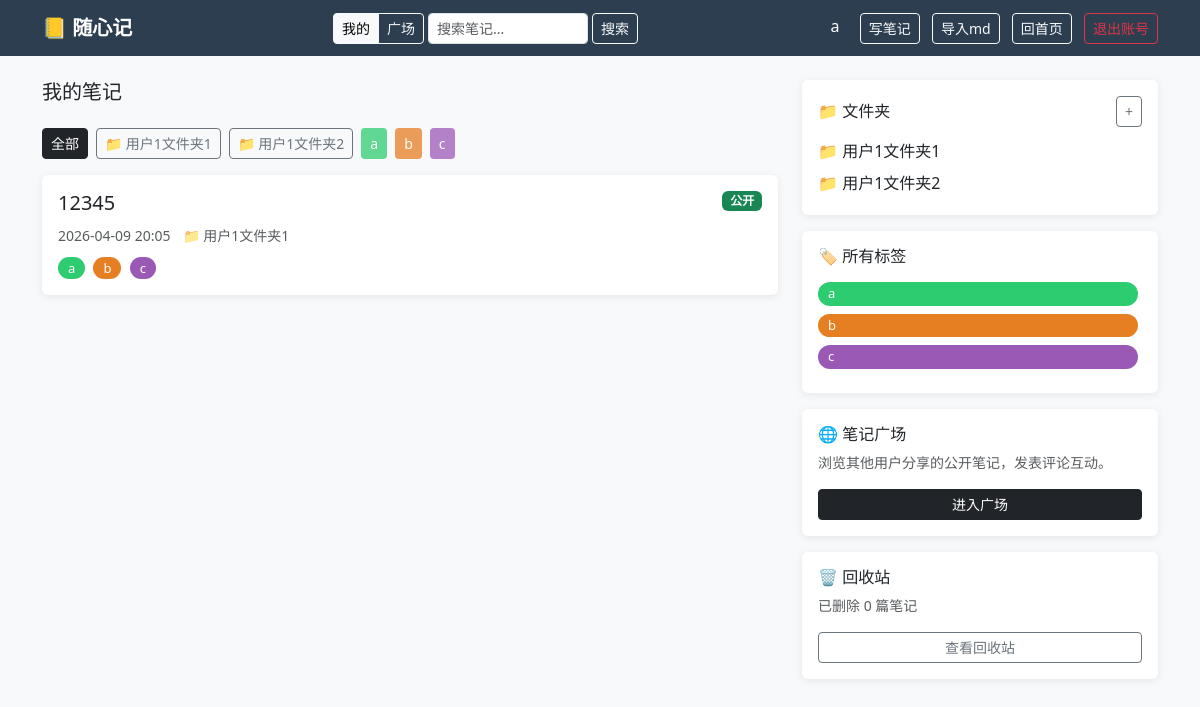
/ (signed in), run on an earlier commit of the app's database.
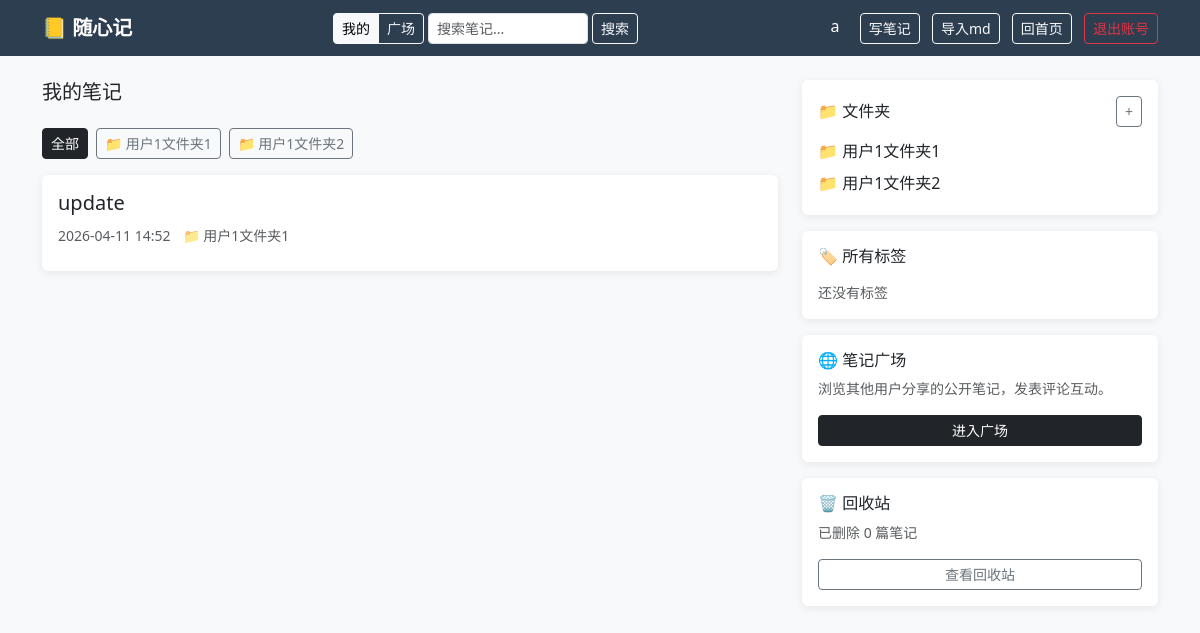
And on a later commit of the database.
### app.py (models this page shows)
class User(UserMixin, db.Model):
    id       = db.Column(db.Integer, primary_key=True)
    username = db.Column(db.String(80), unique=True, nullable=False)
    password = db.Column(db.String(200), nullable=False)
    notes    = db.relationship('Note', backref='author', lazy=True)
    comments = db.relationship('Comment', backref='author', lazy=True)

class Folder(db.Model):
    id      = db.Column(db.Integer, primary_key=True)
    name    = db.Column(db.String(100), nullable=False)
    user_id = db.Column(db.Integer, db.ForeignKey('user.id'), nullable=False)
    notes   = db.relationship('Note', backref='folder', lazy=True)

class Tag(db.Model):
    id   = db.Column(db.Integer, primary_key=True)
    name = db.Column(db.String(50), unique=True, nullable=False)

class Note(db.Model):
    id         = db.Column(db.Integer, primary_key=True)
    title      = db.Column(db.String(200), nullable=False)
    content    = db.Column(db.Text, nullable=False)
    created_at = db.Column(db.DateTime, default=datetime.utcnow)
    updated_at = db.Column(db.DateTime, default=datetime.utcnow)  # 手动在 edit 时刷新
    user_id    = db.Column(db.Integer, db.ForeignKey('user.id'), nullable=False)
    folder_id  = db.Column(db.Integer, db.ForeignKey('folder.id'), nullable=True)
    is_public  = db.Column(db.Boolean, default=False)
    is_deleted = db.Column(db.Boolean, default=False)
    deleted_at = db.Column(db.DateTime, nullable=True)
    tags       = db.relationship('Tag', secondary=note_tags, backref='notes')
    comments   = db.relationship('Comment', backref='note', lazy=True, order_by='Comment.created_at.desc()', cascade='all, delete-orphan')
    versions   = db.relationship('NoteVersion', backref='note', lazy=True, order_by='NoteVersion.created_at.desc()', cascade='all, delete-orphan')

### app.py (the view)
@app.route('/')
@login_required
def index():
    folder_id = request.args.get('folder_id')
    tag_id    = request.args.get('tag_id')
    q = Note.query.filter_by(user_id=current_user.id, is_deleted=False)
    if folder_id:
        q = q.filter_by(folder_id=folder_id)
    if tag_id:
        tag = db.session.get(Tag, int(tag_id))
        if tag:
            q = q.filter(Note.tags.contains(tag))
    notes   = q.order_by(Note.created_at.desc()).all()
    folders = Folder.query.filter_by(user_id=current_user.id).all()
    tags    = (Tag.query
               .join(note_tags)
               .join(Note)
               .filter(Note.user_id == current_user.id, Note.is_deleted == False)
               .distinct().all())
    trash_count = Note.query.filter_by(user_id=current_user.id, is_deleted=True).count()
    return render_template(
        'index.html', notes=notes, folders=folders, tags=tags,
        current_folder_id=int(folder_id) if folder_id else None,
        current_tag_id=int(tag_id) if tag_id else None,
        trash_count=trash_count,
    )

### app.py (called while the page is built)
@app.template_filter('local_time')
def local_time(dt):
    if dt is None:
        return ''
    beijing = timezone(timedelta(hours=8))
    return dt.replace(tzinfo=timezone.utc).astimezone(beijing).strftime('%Y-%m-%d %H:%M')

@login_manager.user_loader
def load_user(user_id):
    return db.session.get(User, int(user_id))

### templates/index.html (shortened to what this page needs)
{% extends 'base.html' %}
{% block content %}
<div class="row">
    <div class="col-md-8">
        <h5 class="mb-4">我的笔记</h5>
        <div class="d-flex gap-2 mb-3 flex-wrap">
            <a href="/?{% if current_tag_id %}tag_id={{ current_tag_id }}{% endif %}" class="btn btn-sm {% if not current_folder_id and not current_tag_id %}btn-dark{% else %}btn-outline-secondary{% endif %}">
                全部
            </a>
            {% for folder in folders %}
            <a href="/?folder_id={{ folder.id }}{% if current_tag_id %}&tag_id={{ current_tag_id }}{% endif %}" class="btn btn-sm {% if current_folder_id == folder.id %}btn-dark{% else %}btn-outline-secondary{% endif %}">
                📁 {{ folder.name }}
            </a>
            {% endfor %}
            {% for tag in tags %}
            <a href="/?{% if current_folder_id %}folder_id={{ current_folder_id }}&{% endif %}tag_id={{ tag.id }}" class="btn btn-sm tag-color-{{ tag.id % 8 }} {% if current_tag_id == tag.id %}opacity-100{% else %}opacity-75{% endif %}" style="color:white">
                {{ tag.name }}
            </a>
            {% endfor %}
        </div>
        {% for note in notes %}
        <div class="card mb-3 p-3">
            <div class="d-flex justify-content-between align-items-start">
                <div>
                    <h5><a href="/notes/{{ note.id }}" class="text-decoration-none text-dark">{{ note.title }}</a></h5>
                    <small class="text-muted">{{ note.created_at | local_time }}</small>
                    {% if note.folder %}
                    <small class="text-muted ms-2">📁 {{ note.folder.name }}</small>
                    {% endif %}
                    <div class="mt-2">
                        {% for tag in note.tags %}
                        <a href="/tags/{{ tag.id }}" class="tag-badge tag-color-{{ tag.id % 8 }}">{{ tag.name }}</a>
                        {% endfor %}
                    </div>
                </div>
                {% if note.is_public %}
                <span class="badge bg-success">公开</span>
                {% endif %}
            </div>
        </div>
        {% else %}
        <div class="card p-4 text-center text-muted">
            <p>还没有笔记，快去写第一篇吧！</p>
            <a href="/notes/new" class="btn btn-dark">写笔记</a>
        </div>
        {% endfor %}
    </div>
    <div class="col-md-4">
        <div class="card p-3 mb-3">
            <div class="d-flex justify-content-between align-items-center mb-2">
                <h6 class="mb-0">📁 文件夹</h6>
                <button class="btn btn-sm btn-outline-secondary" data-bs-toggle="collapse" data-bs-target="#newFolderForm">+</button>
            </div>
            {% for folder in folders %}
            <a href="/folders/{{ folder.id }}" class="d-block text-decoration-none text-dark py-1">
                📁 {{ folder.name }}
            </a>
            {% else %}
            <p class="text-muted small mb-0">还没有文件夹</p>
            {% endfor %}
        </div>
        <div class="card p-3 mb-3">
            <h6 class="mb-3">🏷️ 所有标签</h6>
            {% set all_tags = [] %}
            {% for note in notes %}
                {% for tag in note.tags %}
                    {% if tag not in all_tags %}
                        {% set _ = all_tags.append(tag) %}
                    {% endif %}
                {% endfor %}
            {% endfor %}
            {% for tag in all_tags %}
            <a href="/tags/{{ tag.id }}" class="tag-badge tag-color-{{ tag.id % 8 }} d-inline-block mb-2">{{ tag.name }}</a>
            {% else %}
            <p class="text-muted small mb-0">还没有标签</p>
            {% endfor %}
        </div>
        <div class="card p-3 mb-3">
            <h6 class="mb-2">🌐 笔记广场</h6>
            <p class="small text-muted">浏览其他用户分享的公开笔记，发表评论互动。</p>
            <a href="/plaza" class="btn btn-sm btn-dark w-100">进入广场</a>
        </div>
        <div class="card p-3">
            <h6 class="mb-2">🗑️ 回收站</h6>
            <p class="small text-muted">已删除 {{ trash_count }} 篇笔记</p>
            <a href="/trash" class="btn btn-sm {% if trash_count > 0 %}btn-outline-warning{% else %}btn-outline-secondary{% endif %} w-100">查看回收站</a>
        </div>
    </div>
</div>
{% endblock %}

### templates/base.html (shortened to what this page needs)
<!DOCTYPE html>
<html>
<head>
    <link href="https://cdn.jsdelivr.net/npm/bootstrap@5.3.0/dist/css/bootstrap.min.css" rel="stylesheet">
    <link rel="stylesheet" href="https://cdn.jsdelivr.net/npm/easymde/dist/easymde.min.css">
</head>
<body>
    <nav class="navbar navbar-dark mb-4">
        <div class="container">
            <a class="navbar-brand fw-bold" href="/">📒 随心记</a>
            {% if current_user.is_authenticated %}
            <form class="d-flex align-items-center me-2" method="GET" action="/search" id="navSearchForm">
                <div class="btn-group btn-group-sm me-1" role="group">
                    <label class="btn btn-outline-light" for="nav-scope-mine">我的</label>
                    <label class="btn btn-outline-light" for="nav-scope-plaza">广场</label>
                </div>
                <input type="text" name="q" class="form-control form-control-sm me-1" placeholder="搜索笔记..." style="width:160px">
                <button type="submit" class="btn btn-sm btn-outline-light">搜索</button>
            </form>
            <div>
                <a href="/profile" class="text-white text-decoration-none me-3">{{ current_user.username }}</a>
                <a href="/notes/new" class="btn btn-sm btn-outline-light me-2">写笔记</a>
                <form method="POST" action="/notes/import" enctype="multipart/form-data" class="d-inline">
                    <label class="btn btn-sm btn-outline-light me-2">
                        导入md
                    </label>
                </form>
                <a href="/" class="btn btn-sm btn-outline-light me-2"> 回首页</a>
                <a href="/logout" class="btn btn-sm btn-outline-danger" onclick="return confirm('确定要退出账号吗？')">退出账号</a>
            </div>
            {% endif %}
        </div>
    </nav>
    <div class="container">
        {% block content %}{% endblock %}
    </div>
</body>
</html>

### templates/base.html (style rules this page uses)
body { background-color: #f8f9fa; }
.navbar { background-color: #2c3e50 !important; }
.card { border: none; box-shadow: 0 2px 8px rgba(0,0,0,0.08); }

What changed in the data, as far as the page shows it:
no longer on this page (row unchanged): Tag: name "a"
no longer on this page (row unchanged): Tag: name "b"
no longer on this page (row unchanged): Tag: name "c"
removed Note: title "12345", created_at|local_time "2026-04-09 20:05", folder.name "用户1文件夹1", is_public "公开"
added Note: title "update", created_at|local_time "2026-04-11 14:52", folder.name "用户1文件夹1"
Also different on the page:
text now shown: "还没有标签"
